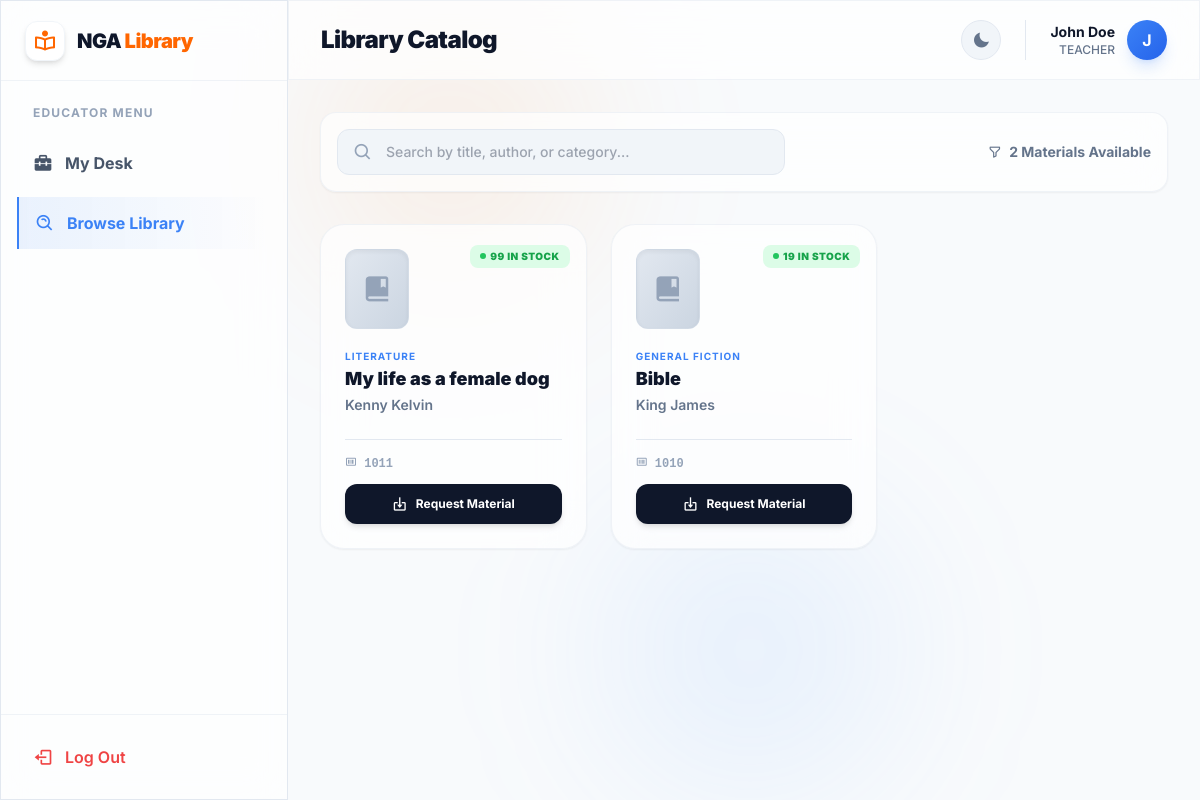
The page /teacher/catalog.php (signed in) on the database its author committed.
### tables this page shows
CREATE TABLE `books` (
  `id` int(11) NOT NULL,
  `title` varchar(255) NOT NULL,
  `author` varchar(255) NOT NULL,
  `isbn` varchar(50) DEFAULT NULL,
  `category` varchar(100) DEFAULT NULL,
  `total_copies` int(11) NOT NULL DEFAULT 1,
  `available_copies` int(11) NOT NULL DEFAULT 1,
  `date_added` timestamp NOT NULL DEFAULT current_timestamp()
);

### teacher/catalog.php (the view, shortened to what this page needs)
<?php
require '../config/db.php';
$user_id = $_SESSION['user_id'];
$stmt = $pdo->prepare("SELECT library_status FROM users WHERE id = ?");
$stmt->execute([$user_id]);
$user_status = $stmt->fetchColumn();
$books = [];
try {
    $stmt = $pdo->query("SELECT * FROM books ORDER BY available_copies DESC, title ASC");
    $books = $stmt->fetchAll();
} catch (PDOException $e) {}
require '../components/header.php';
?>
<div class="glass p-4 rounded-2xl border border-slate-200/50 dark:border-slate-800/50 mb-8 flex flex-col md:flex-row gap-4 items-center justify-between shadow-sm">
    <div class="relative w-full md:max-w-md">
        <i class='bx bx-search absolute left-4 top-1/2 -translate-y-1/2 text-slate-400 text-xl'></i>
        <input type="text" id="catalogSearch" onkeyup="filterCatalog()" placeholder="Search by title, author, or category..." class="w-full bg-slate-100 dark:bg-slate-800/50 border border-slate-200 dark:border-slate-700 rounded-xl py-3 pl-12 pr-4 text-sm font-medium focus:outline-none focus:border-[#FF6600] text-slate-800 dark:text-white transition-colors">
    </div>
    <div class="flex items-center gap-2 text-sm font-bold text-slate-500 dark:text-slate-400">
        <i class='bx bx-filter-alt'></i><span><?php echo count($books); ?> Materials Available</span>
    </div>
</div>
<div class="grid grid-cols-1 md:grid-cols-2 lg:grid-cols-3 xl:grid-cols-4 gap-6" id="bookGrid">
    <?php if (count($books) > 0): ?>
        <?php foreach ($books as $book):
            $is_available = $book['available_copies'] > 0;
        ?>
            <div class="book-card card-hover relative glass p-6 rounded-[24px] border border-slate-200/50 dark:border-slate-800/50 flex flex-col h-full shadow-sm">
                <div class="absolute top-4 right-4">
                    <?php if ($is_available): ?>
                        <span class="inline-flex items-center gap-1 px-2.5 py-1 bg-green-100 dark:bg-green-500/10 text-green-600 dark:text-green-400 rounded-lg text-[10px] font-black uppercase tracking-wider">
                            <div class="w-1.5 h-1.5 rounded-full bg-green-500"></div> <?php echo $book['available_copies']; ?> In Stock
                        </span>
                    <?php else: ?>
                        <span class="inline-flex items-center gap-1 px-2.5 py-1 bg-red-100 dark:bg-red-500/10 text-red-600 dark:text-red-400 rounded-lg text-[10px] font-black uppercase tracking-wider">
                            <div class="w-1.5 h-1.5 rounded-full bg-red-500"></div> Out of Stock
                        </span>
                    <?php endif; ?>
                </div>
                <div class="w-16 h-20 bg-gradient-to-br from-slate-200 to-slate-300 dark:from-slate-700 dark:to-slate-800 rounded-xl flex items-center justify-center shadow-inner mb-5 border border-slate-300/50 dark:border-slate-600/50">
                    <i class='bx bxs-book-bookmark text-slate-400 dark:text-slate-500 text-3xl'></i>
                </div>
                <div class="flex-1">
                    <span class="text-[10px] font-bold text-blue-500 uppercase tracking-widest mb-1 block book-category">
                        <?php echo htmlspecialchars($book['category']); ?>
                    </span>
                    <h3 class="text-lg font-black text-slate-900 dark:text-white leading-tight mb-1 book-title">
                        <?php echo htmlspecialchars($book['title']); ?>
                    </h3>
                    <p class="text-sm font-semibold text-slate-500 dark:text-slate-400 book-author">
                        <?php echo htmlspecialchars($book['author']); ?>
                    </p>
                </div>
                <div class="mt-6 pt-4 border-t border-slate-200 dark:border-slate-700/50 flex flex-col gap-3">
                    <div class="text-xs font-bold text-slate-400 font-mono">
                        <i class='bx bx-barcode'></i> <?php echo htmlspecialchars($book['isbn']); ?>
                    </div>
                    <?php if ($is_available && $user_status !== 'suspended'): ?>
                        <form method="POST">
                            <button type="submit" name="request_book" class="w-full py-2 bg-slate-900 dark:bg-white text-white dark:text-slate-900 font-bold rounded-xl text-xs hover:-translate-y-0.5 transition-transform shadow-md flex items-center justify-center gap-2">
                                <i class='bx bx-import text-base'></i> Request Material
                            </button>
                        </form>
                    <?php elseif ($user_status === 'suspended'): ?>
                        <button disabled class="w-full py-2 bg-slate-300 dark:bg-slate-700 text-slate-500 font-bold rounded-xl text-xs cursor-not-allowed flex items-center justify-center gap-2">
                            <i class='bx bxs-lock text-base'></i> Suspended
                        </button>
                    <?php else: ?>
                        <button disabled class="w-full py-2 bg-slate-300 dark:bg-slate-700 text-slate-500 font-bold rounded-xl text-xs cursor-not-allowed flex items-center justify-center gap-2">
                            <i class='bx bx-x-circle text-base'></i> Unavailable
                        </button>
                    <?php endif; ?>
                </div>
            </div>
        <?php endforeach; ?>
    <?php endif; ?>
</div>
<?php require '../components/footer.php'; ?>

### components/header.php (style rules this page uses)
body { transition: background-color 0.4s ease, color 0.4s ease; }
.glass { background: rgba(255, 255, 255, 0.7); backdrop-filter: blur(20px); -webkit-backdrop-filter: blur(20px); border: 1px solid rgba(255, 255, 255, 0.2); }
.card-hover { transition: all 0.4s cubic-bezier(0.4, 0, 0.2, 1); }

### rows shown on the page
books: available_copies "99", category "LITERATURE", title "My life as a female dog", author "Kenny Kelvin", isbn "1011"
books: available_copies "19", category "GENERAL FICTION", title "Bible", author "King James", isbn "1010"

### other values the page prints
$header_title "Library Catalog"
$_SESSION['name'] "John Doe"
$_SESSION['role'] "TEACHER"
substr($_SESSION['name'], 0, 1) "J"
count($books) "2"
